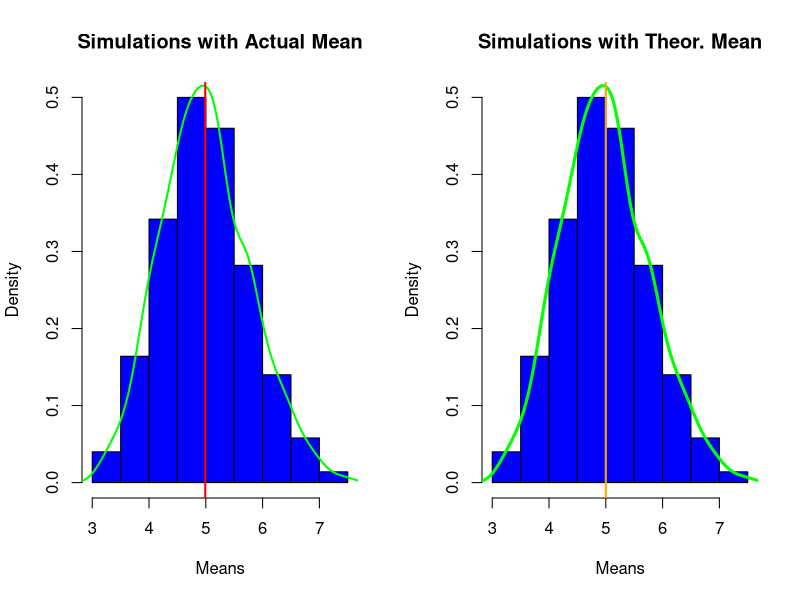

Reproduce this figure in R.
# Load libraries
library(knitr)
library(ggplot2)

## Set the seed
set.seed(1)

## Initialize some parameters
lambda <- 0.2
rv <- 40
samples <- 1000

## Simulate 1000 samples
mns <- NULL
for (i in 1:samples) {
  mns <- c(mns, mean(rexp(rv, rate = lambda)))
}

## Calculate the actual vs theoretical means and variances
aMean <- mean(mns)
aVar <- var(mns)
tMean <- 1/lambda
tVar <- (1/lambda)^2/rv
aMean # actual mean
aVar # actual variance
tMean # theoretical mean
tVar # actual variance

## Calculate the actual vs theoretical variances
aVar <- var(mns) # actual
tVar <- (1/lambda^2)/rv # theoretical
aVar
tVar

## Plot the histogram marking the actual mean
par(mfrow = c(1, 2))
hist(mns, probability = TRUE, col = "blue", main = "Simulations with Actual Mean", xlab = "Means")
lines(density(mns), col = "green", lwd = 2)
abline(v = aMean, col = "red", lwd = 2)

## Plot the histogram marking the theoretical mean
hist(mns, probability = TRUE, col = "blue", main = "Simulations with Theor. Mean", xlab = "Means")
lines(density(mns), col = "green", lwd = 3)
abline(v = tMean, col = "orange", lwd = 2) # theoretical